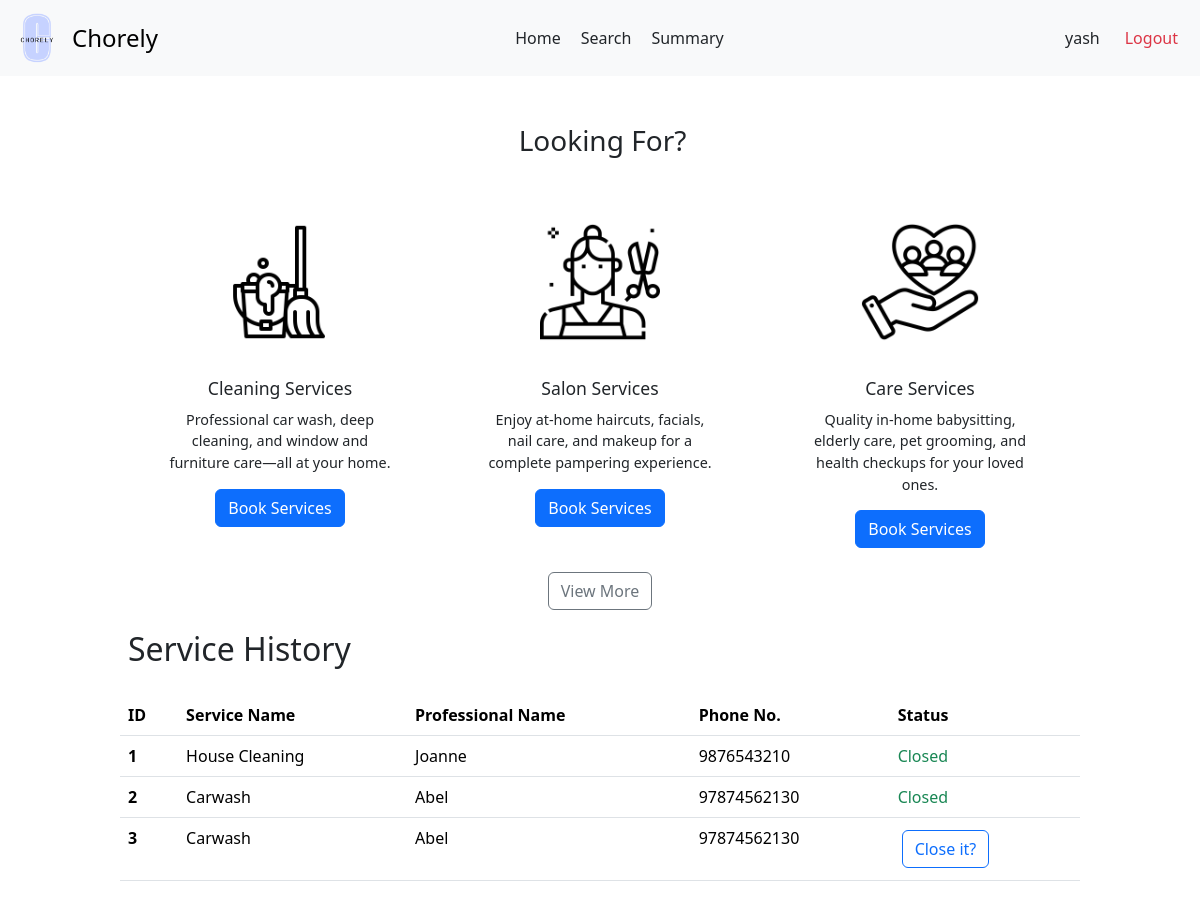
Screenshot of /user/customer/2 with the database file from the repository.
### backend/models.py (models this page shows)
class Users(db.Model):
  __tablename__ = 'Users'
  user_id = db.Column(db.Integer, primary_key=True, autoincrement=True)
  username = db.Column(db.String, unique=True, nullable=False)
  password = db.Column(db.String, nullable=False)
  role = db.Column(db.String, nullable=False)
  is_blocked = db.Column(db.Boolean, default=False)
  service_professional = db.relationship('ServiceProfessionals', backref='user', uselist=False)
  customer = db.relationship('Customers', backref='user', uselist=False)

class ServiceRequests(db.Model):
    __tablename__ = 'ServiceRequests'
    request_id = db.Column(db.Integer, primary_key=True, autoincrement=True)
    service_id = db.Column(db.Integer, db.ForeignKey('Services.service_id'), nullable=False)
    customer_id = db.Column(db.Integer, db.ForeignKey('Customers.customer_id'), nullable=False)
    professional_id = db.Column(db.Integer, db.ForeignKey('ServiceProfessionals.professional_id'))
    requested_service_date = db.Column(db.Date, default=date.today())
    date_of_request = db.Column(db.Date, default=date.today())
    date_of_completion = db.Column(db.Date)
    service_status = db.Column(db.String, default='requested')
    additional_requests = db.Column(db.String)
    remarks = db.Column(db.String)
    rating = db.Column(db.Float)

class Services(db.Model):
    __tablename__ = 'Services'
    service_id = db.Column(db.Integer, primary_key=True, autoincrement=True)
    name = db.Column(db.String, nullable=False)
    description = db.Column(db.String)
    base_price = db.Column(db.Float, nullable=False)
    time_required = db.Column(db.Integer)
    category = db.Column(db.String)
    service_professionals = db.relationship('ServiceProfessionals', backref='service')
    service_requests = db.relationship('ServiceRequests', backref='service')

class ServiceProfessionals(db.Model):
    __tablename__ = 'ServiceProfessionals'
    professional_id = db.Column(db.Integer, primary_key=True, autoincrement=True)
    user_id = db.Column(db.Integer, db.ForeignKey('Users.user_id'), unique=True, nullable=False)
    service_id = db.Column(db.Integer, db.ForeignKey('Services.service_id'), nullable=False)
    experience_years = db.Column(db.Integer)
    profile_verified = db.Column(db.Boolean, default=False)
    name = db.Column(db.String, nullable = False)
    phone = db.Column(db.String)
    address = db.Column(db.String)
    pin_code = db.Column(db.String)
    service_requests = db.relationship('ServiceRequests', backref='professional')

### backend/customerController.py (the view)
@app.route('/user/customer/<int:user_id>')
def customer_dash(user_id):
  user = Users.query.filter_by(user_id = user_id).first()
  customer = Customers.query.filter_by(user_id = user_id).first()
  return render_template('customer-dash.html', customer = customer, user = user, service_requests = customer.service_requests)

### templates/customer-dash.html (shortened to what this page needs)
<!DOCTYPE html>
<html lang="en">
<head>
  <link href="https://cdn.jsdelivr.net/npm/bootstrap@5.3.3/dist/css/bootstrap.min.css" rel="stylesheet">
  <link rel="stylesheet" href="{{ url_for('static', filename='customer-dash.css') }}">
  <link rel="stylesheet" href="{{ url_for('static', filename='navbar.css') }}">
</head>
<body>
  <nav class="navbar bg-body-tertiary">
    <div class="container-fluid">
      <a class="navbar-brand d-flex align-items-center" href="#" style="text-decoration: none;">
        <img src="{{ url_for('static', filename='logo.png') }}" alt="Chorely Logo" width="50" height="50" id="logo">
        <span style="font-size: 1.5rem;">Chorely</span>
      </a>
      <div style="display: flex;">
        <a class="nav-link active" aria-current="page" href="#">Home</a>
        <a class="nav-link" href="/customer/{{ customer.customer_id }}/search">Search</a>
        <a class="nav-link" href="/user/{{ user.user_id }}/summary">Summary</a>
      </div>
      <div class="d-flex text text-end">
        <a class="nav-link" href="/user/{{ user.user_id }}/profile">{{ user.username }}</a>
        <a class="nav-link text-danger" href="/userlogin">Logout</a>
      </div>
    </div>
  </nav>
  <div id="main">
    <div id="canvas">
      <br>
      <div class="container text-center">
        <h3 class="headings">Looking For?</h3>
        <div class="row g-4 justify-content-center" style="margin-top: 20px;">
          <div class="col">
            <div class="card custom-card mx-auto" style="width: 18rem; border: none;">
              <img src="{{ url_for('static', filename='cleaning.png') }}" class="card-img-top card-icon" alt="cleaning-mop">
              <div class="card-body">
                <h5 class="card-title">Cleaning Services</h5>
                <p class="card-text">Professional car wash, deep cleaning, and window and furniture care—all at your home.</p>
                <a href="/user/{{user.user_id}}/service/category/cleaning" class="btn btn-primary">Book Services</a>
              </div>
            </div>
          </div>
          <div class="col">
            <div class="card custom-card mx-auto" style="width: 18rem; border: none;">
              <img src="{{ url_for('static', filename='salon.png') }}" class="card-img-top card-icon" alt="cleaning-mop">
              <div class="card-body">
                <h5 class="card-title">Salon Services</h5>
                <p class="card-text">Enjoy at-home haircuts, facials, nail care, and makeup for a complete pampering experience.</p>
                <a href="/user/{{user.user_id}}/service/category/salon" class="btn btn-primary">Book Services</a>
              </div>
            </div>
          </div>
          <div class="col">
            <div class="card custom-card mx-auto" style="width: 18rem; border: none;">
              <img src="{{ url_for('static', filename='care.png') }}" class="card-img-top card-icon" alt="cleaning-mop">
              <div class="card-body">
                <h5 class="card-title">Care Services</h5>
                <p class="card-text">Quality in-home babysitting, elderly care, pet grooming, and health checkups for your loved ones.</p>
                <a href="/user/{{user.user_id}}/service/category/care" class="btn btn-primary">Book Services</a>
              </div>
            </div>
          </div>
        </div>
        <div style="text-align: center; margin: 20px;">
          <a href="/customer/{{ customer.customer_id }}/search" class="btn btn-outline-secondary">View More</a>
        </div>
      </div>
      <h2 class="headings">Service History</h2><br>
      {% if service_requests | length ==0 %}
        <div class="text text-center">
          <h5 class="headings">There are no services to display</h5>
        </div>
      {% else %}
        <div>
          <table class="table" style="margin-bottom: 50px;">
            <thead>
              <tr>
                <th scope="col">ID</th>
                <th scope="col">Service Name</th>
                <th scope="col">Professional Name</th>
                <th scope="col">Phone No.</th>
                <th scope="col">Status</th>
              </tr>
            </thead>
            <tbody>
              {% for request in service_requests %}
                <tr>
                  <th scope="row">{{ loop.index }}</th>
                  <td>{{ request.service.name }}</td>
                  {% if request.service_status == 'accepted' %}
                    <td>{{ request.professional.name }}</td>
                    <td>{{ request.professional.phone }}</td>
                    <td><a href="/user/{{ user.user_id }}/service/close/{{ request.request_id }}" class="btn btn-outline-primary">Close it?</a></td>
                  {% else %}
                    {% if request.service_status == 'requested' %}
                      <td>To be assigned</td>
                      <td> - </td>
                      <td><a href="/user/{{ user.user_id }}/service/cancel/{{ request.request_id }}" class="btn btn-danger">Cancel</a></td>
                    {% else %}
                      <td>{{ request.professional.name }}</td>
                      <td>{{ request.professional.phone }}</td>
                      <td class="text text-success">Closed</td>
                    {% endif %}
                  {% endif %}
                </tr>
              {% endfor %}
            </tbody>
          </table>
      {% endif %}
</body>
</html>

### static/customer-dash.css (style rules this page uses)
* { margin: 0px; }
#main, #canvas { margin-top: 90px; border: 2px none black; }
#canvas { width: 80%; margin: auto; height: 1000px; }
.headings { margin: 3px; padding-left: 5px; margin-top: 10px; }
td a { margin: 4px; }
table a { text-decoration: none; }
.card { height: 350px; padding: 10px; }
.card-img-top { margin-top: 10px; height: 120px; object-fit: scale-down; margin-bottom: 20px; }
.card-title { font-size: 1.1rem; margin-bottom: 10px; }
.card-text { font-size: 0.9rem; margin-bottom: 15px; }

### static/navbar.css (style rules this page uses)
#logo { object-fit: contain ; margin-right: 10px; filter: brightness(1.1) contrast(1.1) saturate(1.2); filter: contrast(100%); }
.text-end { margin-right: 10px; }
.navbar { position: fixed; background-color: white; top: 0; left: 0; right: 0; height: max-content; z-index: 1000; }

### rows the page displays
Users: username "yash"
ServiceRequests: service.name "House Cleaning", professional.name "Joanne", professional.phone "9876543210"
ServiceRequests: service.name "Carwash", professional.name "Abel", professional.phone "97874562130"
ServiceRequests: service.name "Carwash", professional.name "Abel", professional.phone "97874562130"
